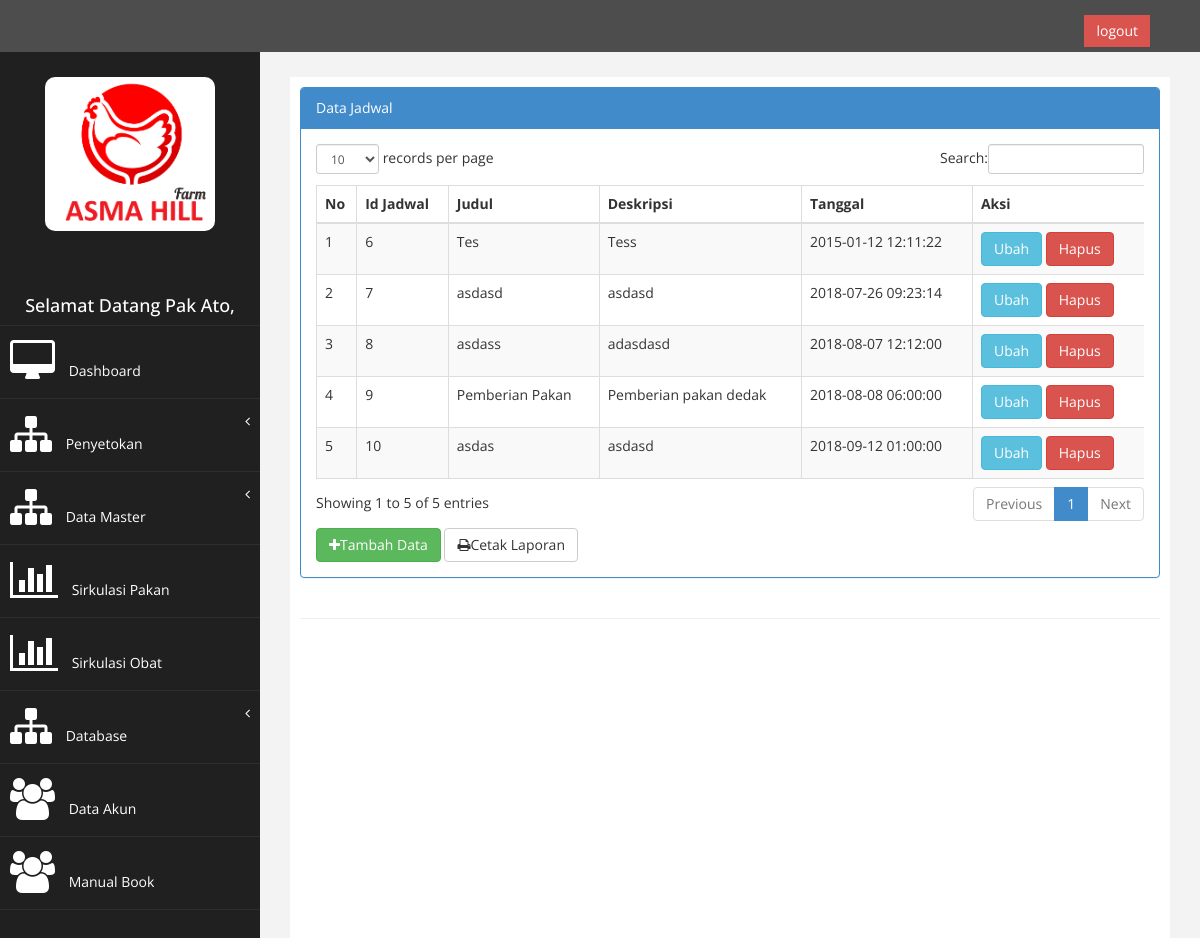
Before: /index.php?page=data_jadwal (signed in) with the older database file.
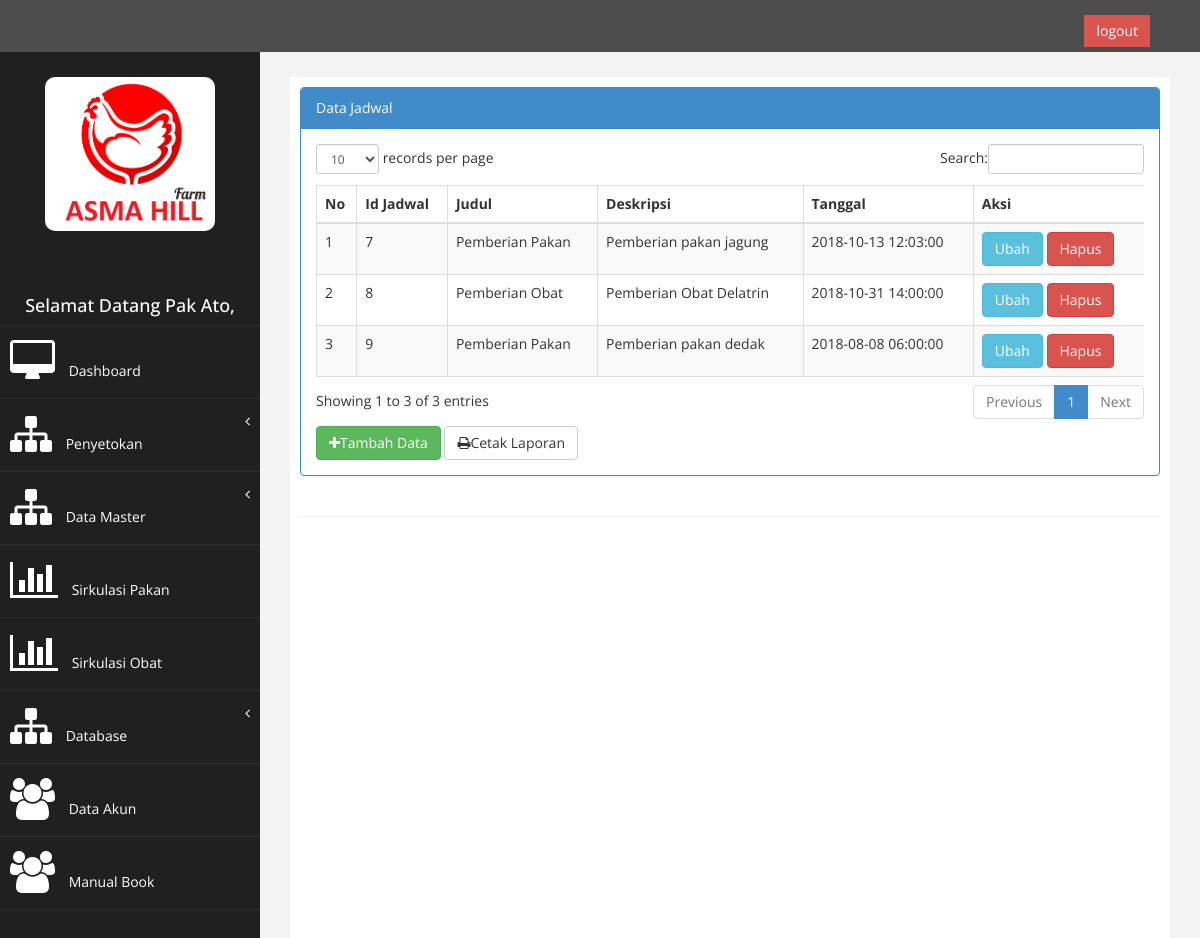
After: the same page with the newer database file.
### tables this page shows
CREATE TABLE `jadwalku` (
  `jadwal_id` int(10) NOT NULL AUTO_INCREMENT,
  `date` datetime NOT NULL,
  `title` text NOT NULL,
  `description` text NOT NULL,
  PRIMARY KEY (`jadwal_id`)
);

### page/data_jadwal/data_jadwal.php (the view, shortened to what this page needs)
<div class="row">
                <div class="col-md-12">
                    <div class="panel panel-primary">
                        <div class="panel-heading">
                             Data Jadwal
                        </div>
                        <div class="panel-body">
                            <div class="table-responsive">
                                <table class="table table-striped table-bordered table-hover" id="dataTables-example">
                                    <thead>
                                        <tr>
                                            <th>No</th>
                                            <th>Id Jadwal</th>
                                            <th>Judul</th>
                                           <th>Deskripsi</th>
                                           <th>Tanggal</th>
                                            <th>Aksi</th>
                                        </tr>
                                    </thead>
                                    <tbody>
                                    <?php error_reporting(E_ALL ^ E_NOTICE);
                                    $no = 1;
                                    $sql = $koneksi->query("select * from jadwalku");
                                    while ($data= $sql->fetch_assoc()){
                                    ?>
                                    <tr>
                                    <td><?php echo $no++; ?></td>
                                     <td><?php echo $data['jadwal_id']; ?></td>
                                    <td><?php echo $data['title']; ?></td>
                                    <td><?php echo $data['description']; ?></td>
                                    <td><?php echo $data['date']; ?></td>
                                    <td>
                                    <a href="?page=data_jadwal&aksi=ubah&id=<?php echo $data['jadwal_id'];?>"  class="btn btn-info">Ubah</a>
                                    <a onclick="return confirm('Anda Yakin Akan Menghapus Data Ini?')" href="?page=data_jadwal&aksi=hapus&id=<?php echo $data['jadwal_id']; ?>" class="btn btn-danger">Hapus</a>
                                    </td>
                                    </tr>
                                    <?php } ?>
                                    </tbody>
                                    </table>
                                    </div>
                                    <a href="?page=data_jadwal&aksi=tambah" class="btn btn-success" style="margin-bottom: : 8px";><i class="fa fa-plus"></i>Tambah Data</a>
                                    <a href="./laporan/laporan_jadwal.php" target="blank" class="btn btn-default" style="margin-bottom: : 8px";><i class="fa fa-print"></i>Cetak Laporan</a>
                                       </div>
                                        </div>
                                         </div>
                                          </div>

Changed rows visible on the page:
removed jadwalku: jadwal_id "6", title "Tes", description "Tess", date "2015-01-12 12:11:22"
removed jadwalku: jadwal_id "10", title "asdas", description "asdasd", date "2018-09-12 01:00:00"
changed jadwalku id 7: title "asdasd" → "Pemberian Pakan"; description "asdasd" → "Pemberian pakan jagung"; date "2018-07-26 09:23:14" → "2018-10-13 12:03:00"
changed jadwalku id 8: title "asdass" → "Pemberian Obat"; description "adasdasd" → "Pemberian Obat Delatrin"; date "2018-08-07 12:12:00" → "2018-10-31 14:00:00"
Other visible differences:
text written by a page script: "records per page Search: Showing 1 to 5 of 5 entries Previous 1 Next" → "records per page Search: Showing 1 to 3 of 3 entries Previous 1 Next"
